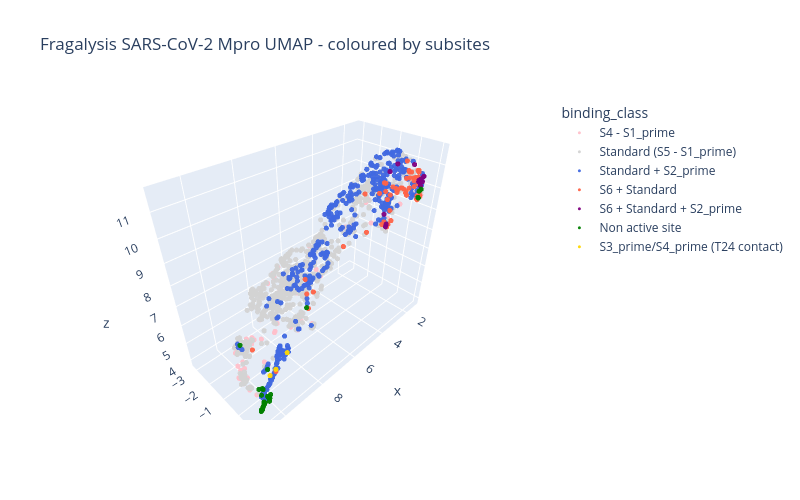

This figure's notebook cell:
### Code cell
plot_df_3d = pd.DataFrame({
    "x": umap_embedding_3d[:, 0],
    "y": umap_embedding_3d[:, 1],
    "z": umap_embedding_3d[:, 2],
    "pdb_id": ids,
    "subsites": df["subsites"].astype(str),
    "smiles": df["lig_smiles"]
})

plot_df_3d["binding_class"] = plot_df["subsites"].apply(classify_binder)

fig_3d = px.scatter_3d(
    plot_df_3d,
    x="x", y="y", z="z",
    color="binding_class",
    hover_data=["pdb_id", "subsites", "smiles"],
    title="Fragalysis SARS-CoV-2 Mpro UMAP - coloured by subsites",
    color_discrete_map={
        "Standard (S5 - S1_prime)": "lightgrey",
        "Standard + S2_prime": "royalblue",
        "S4 - S1_prime": "pink",
        "S6 + Standard": "tomato",
        "S6 + Standard + S2_prime": "purple",
        "S3_prime/S4_prime (T24 contact)": "gold",
        "Minor combinations": "orange",
        "Non active site": "green"
    },
    width = 800, height = 500
)

fig_3d.update_traces(marker=dict(size=3, opacity=0.95))
fig_3d.update_layout(yaxis=dict(scaleanchor="x", scaleratio=1))
fig_3d.show()

### Figure 1 — Plotly figure (JSON) as saved in the notebook; plotly's stock layout.template omitted (floating-point values rounded to 4 significant figures; data arrays with more than 128 entries replaced by an {"elided": "..."} marker saying what was removed)
{"data": [{"customdata": {"elided": "90x3 str values"}, "hovertemplate": "binding_class=S4 - S1_prime<br>x=%{x}<br>y=%{y}<br>z=%{z}<br>pdb_id=%{customdata[0]}<br>subsites=%{customdata[1]}<br>smiles=%{customdata[2]}<extra></extra>", "legendgroup": "S4 - S1_prime", "marker": {"color": "pink", "opacity": 0.95, "size": 3, "symbol": "circle"}, "mode": "markers", "name": "S4 - S1_prime", "scene": "scene", "showlegend": true, "type": "scatter3d", "x": [8.829, 9.303, 9.699, 10.02, 7.936, 8.27, 10.17, 9.56, 10.32, 10.17, 9.418, 10.26, 5.887, 9.324, 3.783, 9.466, 9.412, 9.659, 9.639, 4.829, 6.807, 9.862, 7.581, 9.358, 10.15, 9.669, 4.727, 4.94, 5.333, 10.4, 10.23, 2.409, 3.133, 1.759, 1.478, 7.391, 5.485, 3.859, 6.94, 6.365, 6.297, 7.1, 1.517, 7.142, 9.726, 8.249, 7.234, 7.153, 7.561, 4.58, 9.271, 9.016, 7.089, 4.87, 7.197, 5.446, 5.501, 1.553, 1.39, 8.982, 10.88, 5.067, 6.551, 7.089, 2.359, 7.897, 7.537, 10.42, 10.38, 4.968, 6.53, 5.89, 7.86, 10.84, 6.486, 10.36, 4.597, 9.173, 10.48, 6.753, 2.327, 10.08, 10.52, 8.186, 6.993, 10.78, 9.241, 2.736, 10.18, 9.85], "y": [-1.527, -0.53, -1.887, -1.171, -1.533, -1.332, -0.8182, -1.95, -0.9873, -0.9693, -2.02, -0.8895, -2.726, -2.086, -0.4878, -1.902, -1.983, -2.165, -2.1, -0.4134, -1.195, -1.515, -1.073, -0.7025, -1.273, -1.963, -2.358, -2.396, -1.943, -0.3902, -1.032, 0.2579, 0.211, 0.351, 0.6344, -0.8434, -2.626, -0.2929, -0.5504, -0.508, -1.232, -2.02, 0.6463, -2.332, -1.99, -2.617, -1.256, -2.529, -2.466, 0.4368, -2.013, -1.792, -2.695, -0.2707, -2.477, -1.66, -1.308, 0.3152, 0.3609, -1.989, 1.071, -2.504, -0.7871, -0.9424, -0.247, -2.52, -1.117, -0.7924, -1.063, -0.4933, -0.8169, -2.564, -2.895, 1.047, -0.874, -1.126, -2.381, -1.76, -0.2255, -2.726, 0.6044, -1.586, 0.3009, -1.394, -1.049, 0.9764, -2.018, -0.3866, -0.906, -2.018], "z": [4.796, 4.434, 4.995, 4.271, 5.091, 4.921, 4.141, 4.852, 4.029, 3.92, 4.484, 3.973, 5.066, 4.497, 9.698, 4.648, 4.477, 4.344, 4.336, 8.991, 6.766, 4.248, 4.934, 4.504, 4.182, 4.867, 7.198, 6.787, 6.616, 4.159, 3.946, 9.404, 8.989, 9.751, 9.646, 4.796, 4.834, 9.925, 7.328, 7.335, 7.408, 6.549, 9.577, 5.823, 4.34, 6.307, 7.303, 6.615, 6.522, 9.447, 4.558, 4.695, 6.676, 9.074, 6.626, 6.575, 6.607, 10.14, 10.15, 4.653, 4.732, 7.272, 4.369, 5.055, 10.01, 6.35, 4.924, 4.019, 4.087, 9.04, 4.396, 4.943, 4.32, 4.718, 4.526, 4.031, 7.631, 4.608, 4.24, 6.832, 10.42, 4.104, 4.507, 4.888, 7.603, 4.694, 4.741, 10.17, 4.026, 4.366]}, {"customdata": {"elided": "754x3 str values"}, "hovertemplate": "binding_class=Standard (S5 - S1_prime)<br>x=%{x}<br>y=%{y}<br>z=%{z}<br>pdb_id=%{customdata[0]}<br>subsites=%{customdata[1]}<br>smiles=%{customdata[2]}<extra></extra>", "legendgroup": "Standard (S5 - S1_prime)", "marker": {"color": "lightgrey", "opacity": 0.95, "size": 3, "symbol": "circle"}, "mode": "markers", "name": "Standard (S5 - S1_prime)", "scene": "scene", "showlegend": true, "type": "scatter3d", "x": {"elided": "754 float values"}, "y": {"elided": "754 float values"}, "z": {"elided": "754 float values"}}, {"customdata": {"elided": "374x3 str values"}, "hovertemplate": "binding_class=Standard + S2_prime<br>x=%{x}<br>y=%{y}<br>z=%{z}<br>pdb_id=%{customdata[0]}<br>subsites=%{customdata[1]}<br>smiles=%{customdata[2]}<extra></extra>", "legendgroup": "Standard + S2_prime", "marker": {"color": "royalblue", "opacity": 0.95, "size": 3, "symbol": "circle"}, "mode": "markers", "name": "Standard + S2_prime", "scene": "scene", "showlegend": true, "type": "scatter3d", "x": {"elided": "374 float values"}, "y": {"elided": "374 float values"}, "z": {"elided": "374 float values"}}, {"customdata": {"elided": "56x3 str values"}, "hovertemplate": "binding_class=S6 + Standard<br>x=%{x}<br>y=%{y}<br>z=%{z}<br>pdb_id=%{customdata[0]}<br>subsites=%{customdata[1]}<br>smiles=%{customdata[2]}<extra></extra>", "legendgroup": "S6 + Standard", "marker": {"color": "tomato", "opacity": 0.95, "size": 3, "symbol": "circle"}, "mode": "markers", "name": "S6 + Standard", "scene": "scene", "showlegend": true, "type": "scatter3d", "x": [6.826, 1.511, 4.006, 3.658, 3.066, 1.996, 3.416, 2.163, 2.161, 2.002, 1.69, 2.081, 2.376, 1.751, 1.826, 2.672, 2.599, 6.903, 9.747, 9.491, 1.742, 3.373, 10.35, 6.73, 2.567, 1.569, 6.457, 1.619, 2.363, 2.491, 1.46, 1.427, 2.054, 3.387, 1.998, 2.722, 1.522, 3.375, 2.801, 3.4, 1.856, 1.633, 4.619, 1.946, 1.804, 1.846, 3.056, 1.848, 2.683, 1.507, 3.967, 3.946, 1.67, 1.496, 1.445, 1.528], "y": [-0.9107, 0.6092, -0.1592, 0.3969, -0.3674, 0.263, 0.3907, 0.1878, 0.03565, 0.3415, 0.06129, 0.05443, -0.03773, 0.06194, 0.3853, -0.09841, -0.428, -0.6716, 0.5547, -1.26, 0.365, 0.3152, 0.8233, -0.9365, 0.139, 0.5219, -0.8225, 0.5411, 0.02362, -0.1393, 0.4156, 0.3504, 0.2355, -0.8552, 0.2019, -0.3054, 0.39, 0.3744, -0.1251, 0.4325, 0.7593, 0.5768, -0.8522, 0.03564, 0.1828, 0.2484, 0.3335, 0.05758, -0.4457, 0.5984, 0.5171, 0.7931, 0.3727, 0.3327, 0.2556, 0.4128], "z": [7.203, 9.618, 8.529, 9.105, 9.901, 9.669, 8.871, 9.977, 9.972, 10.72, 10.55, 9.96, 9.993, 10.64, 10.43, 9.787, 10.18, 5.834, 5.375, 4.877, 10.28, 8.778, 4.754, 6.363, 9.947, 9.434, 6.379, 9.604, 9.954, 10.08, 10.07, 10.33, 9.879, 9.82, 9.756, 9.888, 10.67, 8.753, 9.615, 8.906, 9.972, 9.445, 7.787, 11.09, 10.36, 9.939, 8.901, 10.31, 10.22, 9.547, 9.158, 9.879, 9.99, 10.64, 10.3, 10.6]}, {"customdata": [["SARS-a0232a.pdb_A_A_LIG", "['S6', 'S5', 'S4', 'S3', 'S2', 'S1', 'S1_prime', 'S2_prime']", "CNS(=O)(=O)OCC(=O)N[C@H](C)c1cc(Cl)cc(-c2ccc(S(N)(=O)=O)cc2)c1"], ["SARS-a1091a.pdb_A_A_LIG", "['S6', 'S5', 'S4', 'S3', 'S2', 'S1', 'S1_prime', 'S2_prime']", "CS(=O)(=O)NC[C@H]1CN(c2cncc3ccccc23)C(=O)[C@@]12CN(CCN1CC(F)(F)C1)C(=O)c1ccc(Cl)cc12"], ["SARS-a1091b.pdb_B_B_LIG", "['S6', 'S5', 'S4', 'S3', 'S2', 'S1', 'S1_prime', 'S2_prime']", "CS(=O)(=O)NC[C@H]1CN(c2cncc3ccccc23)C(=O)[C@@]12CN(CCN1CC(F)(F)C1)C(=O)c1ccc(Cl)cc12"], ["SARS-a1133b.pdb_B_B_LIG", "['S6', 'S5', 'S4', 'S3', 'S2', 'S1', 'S1_prime', 'S2_prime']", "CS(=O)(=O)NC[C@H]1CN(c2cncc3ccccc23)C(=O)[C@@]12CN(CCN1CCC3(COC3)C1)C(=O)c1ccc(Cl)cc12"], ["5rh5-a.pdb_A_A_LIG", "['S6', 'S5', 'S4', 'S3', 'S2', 'S1', 'S1_prime', 'S2_prime']", "CCC(=O)N(c1cc(C(C)(C)C)on1)[C@@H](C(=O)Nc1ccc(OC)cc1C)c1cccnc1"], ["5rh9-a.pdb_A_A_LIG", "['S6', 'S5', 'S4', 'S3', 'S2', 'S1', 'S1_prime', 'S2_prime']", "CCC(=O)N(c1ccc([C@H](C)OC)cc1)[C@@H](C(=O)Nc1ccc(OC)cc1C)c1cccnc1"], ["7gc5-a.pdb_A_A_LIG", "['S6', 'S5', 'S4', 'S3', 'S2', 'S1', 'S1_prime', 'S2_prime']", "CC(=O)NCCc1c[nH]c2c(CN3CCN(C(C)=O)CC3)cccc12"], ["7vvp-a.pdb_B_B_LIG", "['S6', 'S5', 'S4', 'S3', 'S2', 'S1', 'S1_prime', 'S2_prime']", "COc1cccc2[nH]c(C(=O)N[C@@H](CC(C)C)C(=O)N[C@@H](C[C@@H]3CCNC3=O)C(=O)COP(=O)(O)O)cc12"], ["7ghm-a.pdb_A_A_LIG", "['S6', 'S5', 'S4', 'S3', 'S2', 'S1', 'S1_prime', 'S2_prime']", "O=C1C[C@H](Oc2cc(Cl)cc(OCCNC(=O)c3cc(=O)[nH]c4ccccc34)c2)N1"], ["7ghm-b.pdb_B_B_LIG", "['S6', 'S5', 'S4', 'S3', 'S2', 'S1', 'S1_prime', 'S2_prime']", "O=C1C[C@H](Oc2cc(Cl)cc(OCCNC(=O)c3cc(=O)[nH]c4ccccc34)c2)N1"], ["5rl2-a.pdb_A_A_LIG", "['S6', 'S5', 'S4', 'S3', 'S2', 'S1', 'S1_prime', 'S2_prime']", "CCC(=O)N(c1ccc(C(C)(C)C)cc1)[C@@H](C(=O)NCCOC)c1cccnc1"], ["5rl0-a.pdb_A_A_LIG", "['S6', 'S5', 'S4', 'S3', 'S2', 'S1', 'S1_prime', 'S2_prime']", "CCOC(=O)CCNC(=O)[C@@H](c1cccnc1)N(C(=O)CC)c1ccc(C(C)(C)C)cc1"], ["7vlq-a.pdb_A_A_LIG", "['S6', 'S5', 'S4', 'S3', 'S2', 'S1', 'S1_prime', 'S2_prime']", "CC(C)(C)[C@H](NC(=O)C(F)(F)F)C(=O)N1C[C@H]2[C@@H]([C@H]1C(=O)N[C@H](C=N)C[C@@H]1CCNC1=O)C2(C)C"]], "hovertemplate": "binding_class=S6 + Standard + S2_prime<br>x=%{x}<br>y=%{y}<br>z=%{z}<br>pdb_id=%{customdata[0]}<br>subsites=%{customdata[1]}<br>smiles=%{customdata[2]}<extra></extra>", "legendgroup": "S6 + Standard + S2_prime", "marker": {"color": "purple", "opacity": 0.95, "size": 3, "symbol": "circle"}, "mode": "markers", "name": "S6 + Standard + S2_prime", "scene": "scene", "showlegend": true, "type": "scatter3d", "x": [1.551, 2.59, 1.897, 4.083, 3.479, 1.689, 3.829, 3.877, 1.656, 1.504, 1.98, 1.663, 2.161], "y": [0.4724, 0.01682, 0.7422, 0.6436, 0.2872, 0.7482, 0.6068, 0.6599, 0.2234, 0.4498, 0.8772, 0.7216, 0.9188], "z": [10.27, 11.14, 10.5, 9.715, 11.16, 10.57, 9.039, 9.195, 10.91, 10.18, 10.47, 10.54, 10.36]}, {"customdata": [["5red-a.pdb_A_A_LIG", "['others']", "c1ccc(SCCN2CCOCC2)cc1"], ["5re6-a.pdb_A_A_LIG", "['others']", "CC(=O)Nc1ccc(Oc2ncccn2)cc1"], ["5rec-a.pdb_A_A_LIG", "['others']", "Oc1ccccc1CNc1nc2ccccc2[nH]1"], ["5rgr-a.pdb_A_A_LIG", "['others']", "CC(C)N(C)c1ncnc2c1cnn2C"], ["5rgr-b.pdb_A_A_LIG", "['others']", "CC(C)N(C)c1ncnc2c1cnn2C"], ["7ghk-a.pdb_A_A_LIG", "['others']", "CNCc1c[nH]c2ccc(F)cc12"], ["5rf0-a.pdb_A_A_LIG", "['others']", "OCC1(c2ccccn2)CCCC1"], ["5rf9-a.pdb_A_A_LIG", "['others']", "C[C@H]1CN(C(=O)Cn2cccn2)CCO1"], ["5rea-a.pdb_A_A_LIG", "['others']", "O=C(c1ccc2c(c1)OCO2)N1CCCCCC1"], ["5rfc-a.pdb_A_A_LIG", "['others']", "COC(=O)Nc1sc(C)nc1-c1ccccc1"], ["5reg-a.pdb_A_A_LIG", "['others']", "NC(=O)c1ccc(NC(=O)[C@@H]2CCCO2)cc1"], ["5rgq-a.pdb_A_A_LIG", "['others']", "Cc1cc(F)ccc1CS(N)(=O)=O"], ["5rf4-a.pdb_A_A_LIG", "['others']", "Oc1ccccn1"], ["5rf5-a.pdb_A_A_LIG", "['others']", "O=S1(=O)CC(O)C1"], ["5re5-a.pdb_A_A_LIG", "['others']", "NC(=O)C1CCN(C(=O)Nc2ccccc2)CC1"], ["7gdt-a.pdb_A_A_LIG", "['others']", "Cc1c([C@@H](C)C(=O)O)ccc2c1[nH]c1ccc(Cl)cc12"], ["5ree-a.pdb_A_A_LIG", "['others']", "C[C@@H]1[C@@H](O)CCCN1Cc1ccccc1"], ["5re7-a.pdb_A_A_LIG", "['others']", "CC(=O)NCc1ccc(S(N)(=O)=O)cc1"], ["5rgs-a.pdb_A_A_LIG", "['others']", "OC[C@H]1CN(Cc2ccccc2)CCO1"], ["5rfb-a.pdb_A_A_LIG", "['others']", "CCNCc1cn(C)nn1"], ["5ref-a.pdb_A_A_LIG", "['others']", "COC(=O)c1cccc(NS(C)(=O)=O)c1"], ["5rgg-a.pdb_A_A_LIG", "['others']", "CN1CCN(C(=O)Nc2ccccc2)CC1"], ["7gij-b.pdb_A_A_LIG", "['others']", "CN(C)C(=O)C[C@@]1(C(=O)Nc2cncc3ccccc23)CCOc2ccc(Cl)cc21"], ["5rh4-a.pdb_A_A_LIG", "['others']", "C[C@@H](C(=O)O)c1ccc2c(c1)[nH]c1ccc(Cl)cc12"], ["5rfd-a.pdb_A_A_LIG", "['others']", "CS(=O)(=O)Cc1nc2ccccc2[nH]1"], ["5rei-a.pdb_A_A_LIG", "['others']", "Clc1cccc(CN2CCOCC2)c1"], ["5rfa-a.pdb_A_A_LIG", "['others']", "Cn1ccc(C(=O)NC[C@@H]2CCCO2)n1"], ["5re8-a.pdb_A_A_LIG", "['others']", "Fc1cccc(CNCc2ccco2)c1"], ["5rgj-a.pdb_A_A_LIG", "['others']", "c1cnc(N2CC[C@]3(CCOC3)C2)cn1"]], "hovertemplate": "binding_class=Non active site<br>x=%{x}<br>y=%{y}<br>z=%{z}<br>pdb_id=%{customdata[0]}<br>subsites=%{customdata[1]}<br>smiles=%{customdata[2]}<extra></extra>", "legendgroup": "Non active site", "marker": {"color": "green", "opacity": 0.95, "size": 3, "symbol": "circle"}, "mode": "markers", "name": "Non active site", "scene": "scene", "showlegend": true, "type": "scatter3d", "x": [10.93, 1.445, 10.55, 10.66, 10.84, 1.541, 10.87, 6.979, 10.77, 10.76, 10.25, 9.692, 10.86, 10.9, 1.521, 10.61, 10.39, 10.37, 10.39, 10.63, 9.451, 10.41, 2.158, 10.64, 10.36, 10.87, 10.33, 10.46, 10.34], "y": [1.109, 0.5086, 0.6663, 0.9471, 1.04, 0.5773, 1.071, -0.6934, 1.016, 0.9986, 0.7987, -1.827, 1.084, 1.077, 0.5398, 0.8578, 0.5536, 0.7648, 0.5177, 0.9433, -0.3981, 0.8593, 0.9717, 0.8794, 0.8727, 1.054, 0.1756, 0.9857, 0.8208], "z": [4.764, 9.75, 4.873, 4.731, 4.726, 9.492, 4.755, 5.91, 4.772, 4.745, 4.755, 4.859, 4.76, 4.764, 9.505, 4.729, 4.929, 4.726, 4.955, 4.79, 4.388, 4.796, 10.23, 4.721, 4.715, 4.757, 4.523, 4.748, 4.723]}, {"customdata": [["5rg3-a.pdb_A_A_LIG", "['S1', 'S1_prime', 'S2_prime', 'S3_prime', 'S4_prime']", "C=CCNC(=O)[C@H](CC(N)=O)NC(C)=O"], ["5rev-a.pdb_A_A_LIG", "['S3', 'S2', 'S1', 'S1_prime', 'S2_prime', 'S3_prime', 'S4_prime']", "CC(=O)Nc1cccc(C(=O)N2CCSCC2)c1"], ["7gf8-a.pdb_A_A_LIG", "['S3', 'S2', 'S1', 'S1_prime', 'S2_prime', 'S3_prime', 'S4_prime']", "CC(=O)c1cc(C)n(NC(=O)c2n[nH]c(=O)c3ccccc23)c1C"]], "hovertemplate": "binding_class=S3_prime/S4_prime (T24 contact)<br>x=%{x}<br>y=%{y}<br>z=%{z}<br>pdb_id=%{customdata[0]}<br>subsites=%{customdata[1]}<br>smiles=%{customdata[2]}<extra></extra>", "legendgroup": "S3_prime/S4_prime (T24 contact)", "marker": {"color": "gold", "opacity": 0.95, "size": 3, "symbol": "circle"}, "mode": "markers", "name": "S3_prime/S4_prime (T24 contact)", "scene": "scene", "showlegend": true, "type": "scatter3d", "x": [9.72, 9.867, 9.211], "y": [0.5173, 0.3308, 0.6067], "z": [5.438, 5.046, 5.992]}], "layout": {"height": 500, "legend": {"title": {"text": "binding_class"}, "tracegroupgap": 0}, "scene": {"domain": {"x": [0, 1], "y": [0, 1]}, "xaxis": {"title": {"text": "x"}}, "yaxis": {"title": {"text": "y"}}, "zaxis": {"title": {"text": "z"}}}, "title": {"text": "Fragalysis SARS-CoV-2 Mpro UMAP - coloured by subsites"}, "width": 800, "yaxis": {"scaleanchor": "x", "scaleratio": 1}}}
